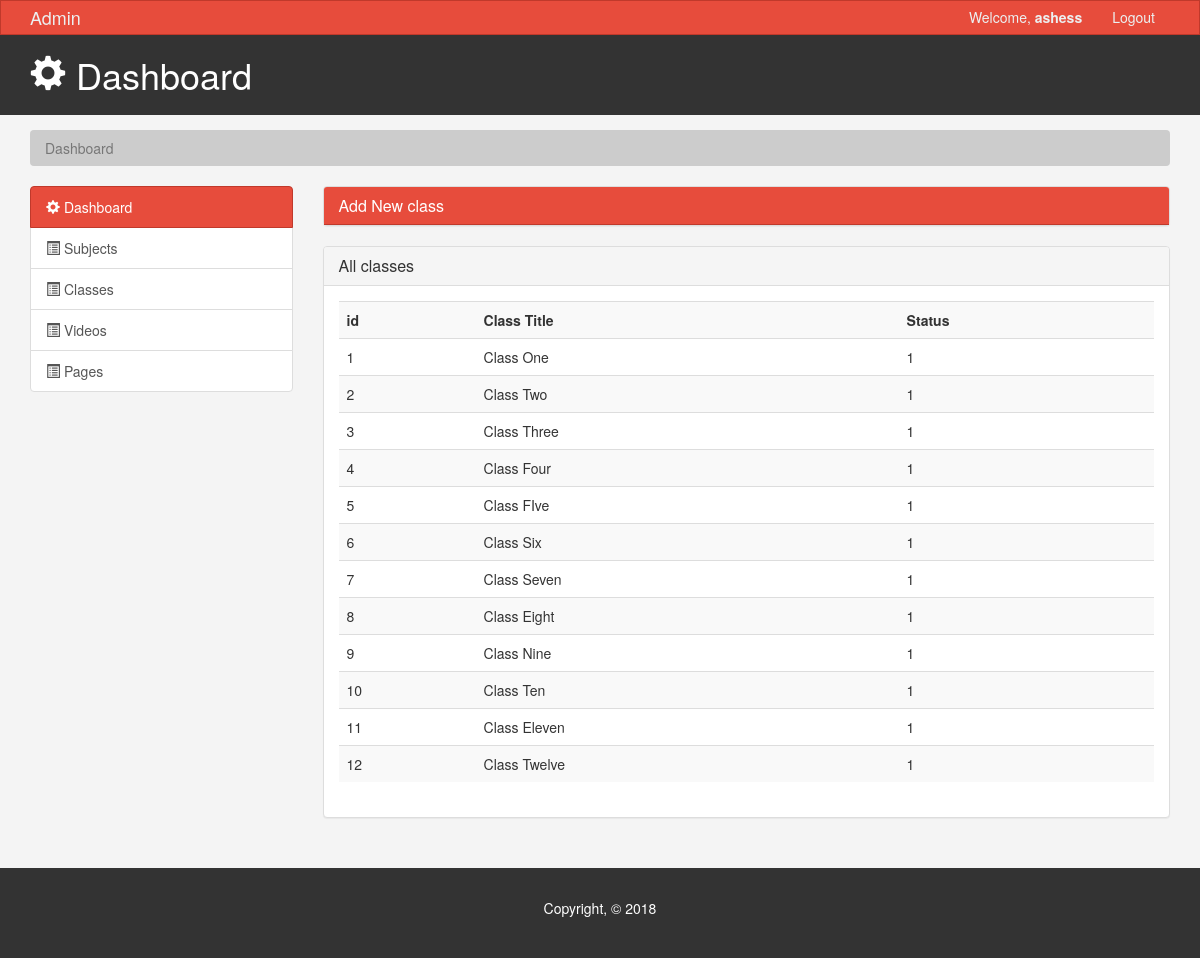
The app's page /TTED/admin/class.php (signed in) with its own data.
### tables this page shows
CREATE TABLE IF NOT EXISTS `class` (
  `id` int(11) NOT NULL AUTO_INCREMENT,
  `name` varchar(222) NOT NULL,
  `status` int(11) NOT NULL,
  PRIMARY KEY (`id`)
);

### TTED/admin/class.php (the view)
<?php
include('inc/header.php');
?>
    <section id="main">
      <div class="container">
        <div class="row">
          <?php
include('inc/sidebar.php');
?>
          <div class="col-md-9">
            <div class="panel panel-default">
              <div class="panel-heading main-color-bg">
                <h3 class="panel-title"><a href="class_add.php">Add New class</a></h3>
              </div>
              </div>
<?php
  $user_check_query = "SELECT * FROM class";
$result = $db->query($user_check_query);
?>
              <div class="panel panel-default">
                <div class="panel-heading">
                  <h3 class="panel-title">All classes</h3>
                </div>
                <div class="panel-body">
                  <table class="table table-striped table-hover">
                      <tr>
                        <th>id</th>
                        <th>Class Title </th>
                        <th>Status</th>
                      </tr>
                     <?php if ($result->num_rows > 0) {
while($row = $result->fetch_assoc()) {
  ?>
                      <tr>
                        <td><?php echo $row['id']; ?></td>
                        <td><?php echo $row['name']; ?></td>
                        <td><?php echo $row['status']; ?></td>
                      </tr>
                <?php }}?>
                    </table>
                </div>
              </div>
          </div>
        </div>
      </div>
    </section>
   <?php
include('inc/footer.php')
   ?>

### TTED/admin/css/style.css (style rules this page uses)
body { background:#f4f4f4; }
.main-color-bg { background-color: #e74c3c !important; border-color: #c0392b !important; color:#ffffff !important; }

### records on screen
class: id "1", name "Class One", status "1"
class: id "2", name "Class Two", status "1"
class: id "3", name "Class Three", status "1"
class: id "4", name "Class Four", status "1"
class: id "5", name "Class FIve", status "1"
class: id "6", name "Class Six", status "1"
class: id "7", name "Class Seven", status "1"
class: id "8", name "Class Eight", status "1"
class: id "9", name "Class Nine", status "1"
class: id "10", name "Class Ten", status "1"
class: id "11", name "Class Eleven", status "1"
class: id "12", name "Class Twelve", status "1"

### other values on screen
$_SESSION['username'] "ashess"
